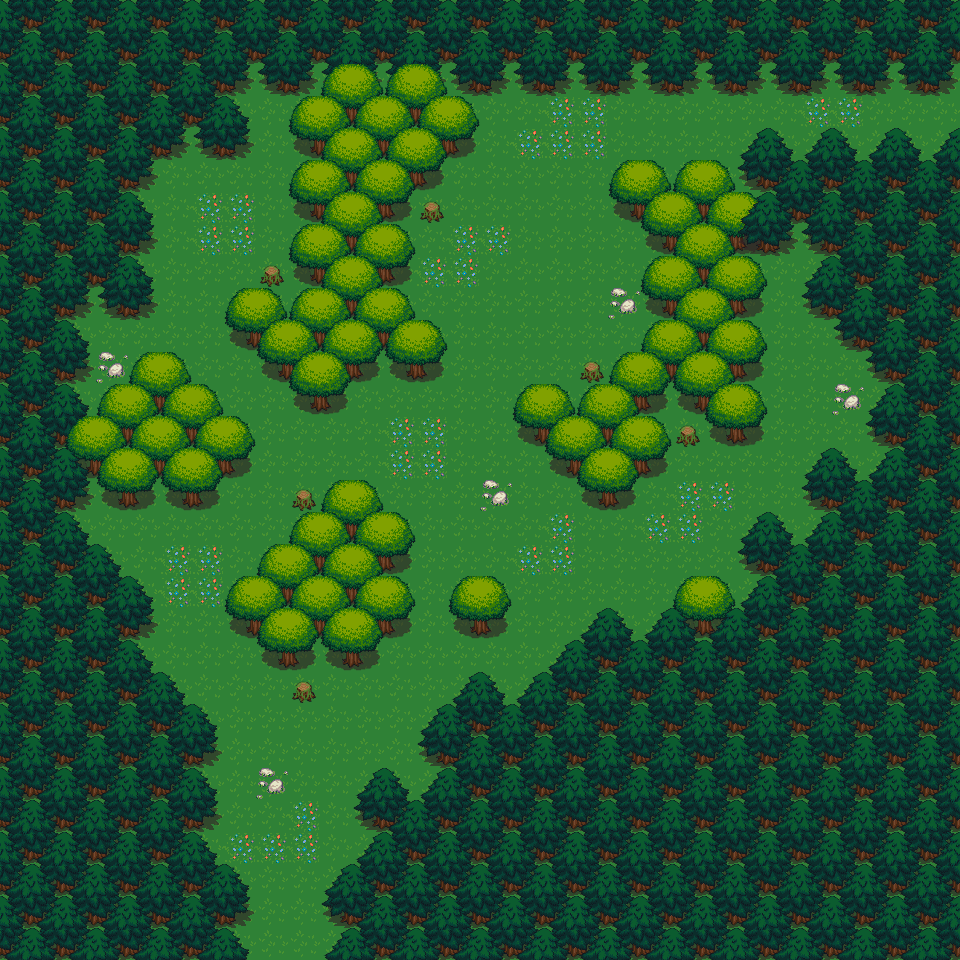

A level layout from a 2D game, rendered from its tile map. Below: a short description, then the map file with tile-grid data replaced by summaries:
An orthogonal 30x30 tile map with 32x32 px tiles, 3 tile layers (Background-grass, Background-trees, Foreground-trees), 1 hidden layer not drawn, 2 tilesets.

<map version="1.0" orientation="orthogonal" renderorder="right-down" width="30" height="30" tilewidth="32" tileheight="32" nextobjectid="1">
 <tileset firstgid="1" name="forest_tiles" tilewidth="32" tileheight="32" tilecount="256" columns="16">
  <image source="../images/forest_tiles.png" width="512" height="512" />
 </tileset>
 <tileset firstgid="257" name="meta_tiles" tilewidth="32" tileheight="32" tilecount="2" columns="2">
  <image source="../images/meta_tiles.png" width="67" height="34" />
 </tileset>
 <layer name="Background-grass" width="30" height="30">
  <data>[900 cells, 900 non-empty, 3 distinct tile ids]</data>
 </layer>
 <layer name="Background-trees" width="30" height="30">
  <data>[900 cells, 178 non-empty, 17 distinct tile ids]</data>
 </layer>
 <layer name="Foreground-trees" width="30" height="30">
  <data>[900 cells, 518 non-empty, 14 distinct tile ids]</data>
 </layer>
 <layer name="Collision" width="30" height="30" visible="0">
  <data>[900 cells, 672 non-empty, 1 distinct tile ids]</data>
 </layer>
</map>
